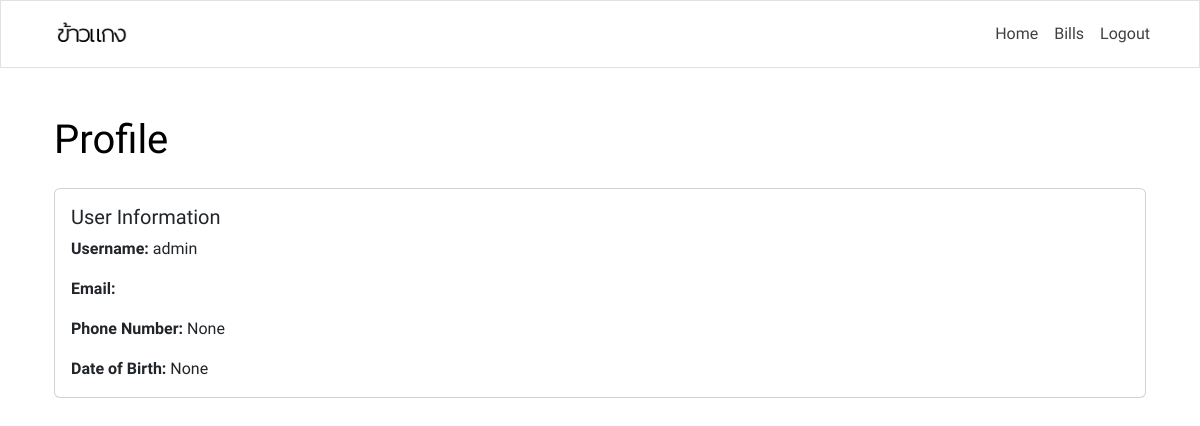
Screenshot of /profile/ (signed in) with the database file from the repository.
### accounts/models.py (models this page shows, shortened)
class Profile(models.Model):
    user = models.OneToOneField(User, on_delete=models.CASCADE, verbose_name='User')
    phone_number = models.CharField(max_length=15, blank=True, null=True, verbose_name='Phone Number')
    date_of_birth = models.DateField(blank=True, null=True, verbose_name='Date of Birth')
    class Meta:
        verbose_name = 'Profile'
        verbose_name_plural = 'Profiles'

### accounts/views.py (the view)
# urls.py: path('profile/', ProfileView.as_view(), name='profile'),
class ProfileView(LoginRequiredMixin, View):
    template_name = 'profile.html'
    def get(self, request):
        profile, created = Profile.objects.get_or_create(user=request.user)
        return render(request, self.template_name, {'profile': profile})

### accounts/views.py (called while the page is built)
    def dispatch(self, request, *args, **kwargs):
        if not request.user.is_authenticated:
            return redirect('/login/')  # Redirect to login page if user is not authenticated
        return super().dispatch(request, *args, **kwargs)

### accounts/templates/profile.html (shortened to what this page needs)
{% extends 'base.html' %}
{% block content %}
<div class="container">
    <h1 class="mb-4">Profile</h1>
    <div class="card">
        <div class="card-body">
            <h5 class="card-title">User Information</h5>
            <p class="card-text"><strong>Username:</strong> {{ profile.user.username }}</p>
            <p class="card-text"><strong>Email:</strong> {{ profile.user.email }}</p>
            <p class="card-text"><strong>Phone Number:</strong> {{ profile.phone_number }}</p>
            <p class="card-text"><strong>Date of Birth:</strong> {{ profile.date_of_birth }}</p>
        </div>
    </div>
</div>
{% endblock %}

### lottery/templates/base.html (style rules this page uses)
body, .container-fluid { font-family: 'Kanit', sans-serif; }
body { background-color: #fff; color: #000000; }
.container { max-width: auto; }

### rows the page displays
Profile: user.username "admin", phone_number "None", date_of_birth "None"
